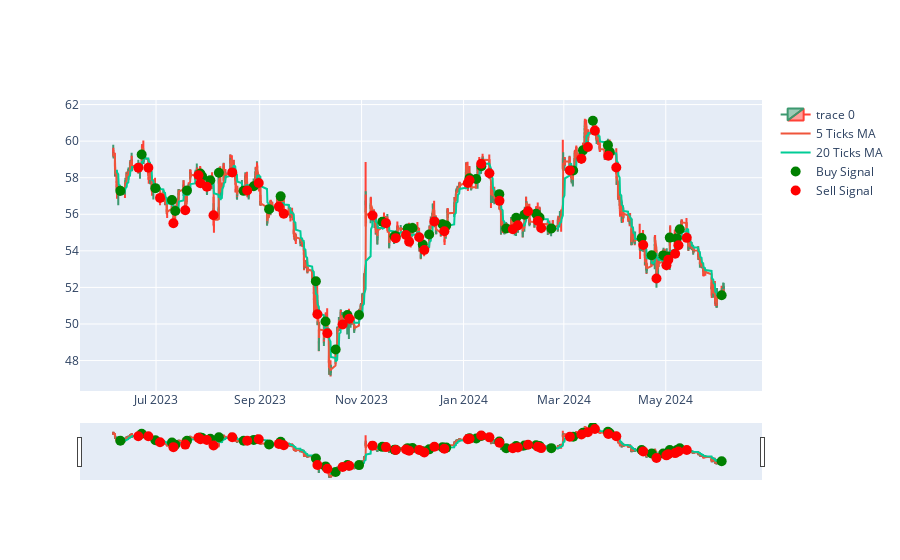

The notebook cell saved with this chart:
### Code cell
# calculate profit and loss

tsm_data['buy_price'] = np.where(tsm_data['signal'] == 1, tsm_data['Close'], np.nan)
tsm_data['sell_price'] = np.where(tsm_data['signal'] == -1, tsm_data['Close'], np.nan)

tsm_data['buy_price'] = tsm_data['buy_price'].ffill()
tsm_data['sell_price'] = tsm_data['sell_price'].ffill()

tsm_data['PnL'] = tsm_data['sell_price'] - tsm_data['buy_price']

print(tsm_data['PnL'].sum())

# plot the profit and loss

fig = go.Figure(data=[go.Candlestick(x=tsm_data.index,
                open=tsm_data['Open'],
                high=tsm_data['High'],
                low=tsm_data['Low'],
                close=tsm_data['Close'])])

fig.add_trace(go.Scatter(x=tsm_data.index, y=tsm_data['Close'].rolling(window=5).mean(), name='5 Ticks MA'))
fig.add_trace(go.Scatter(x=tsm_data.index, y=tsm_data['Close'].rolling(window=20).mean(), name='20 Ticks MA'))

buy_signals = tsm_data[tsm_data['signal'] == 1]
sell_signals = tsm_data[tsm_data['signal'] == -1]

fig.add_trace(go.Scatter(x=buy_signals.index, y=buy_signals['Close'], mode='markers', marker=dict(color='green', size=10), name='Buy Signal'))
fig.add_trace(go.Scatter(x=sell_signals.index, y=sell_signals['Close'], mode='markers', marker=dict(color='red', size=10), name='Sell Signal'))

fig.show()
